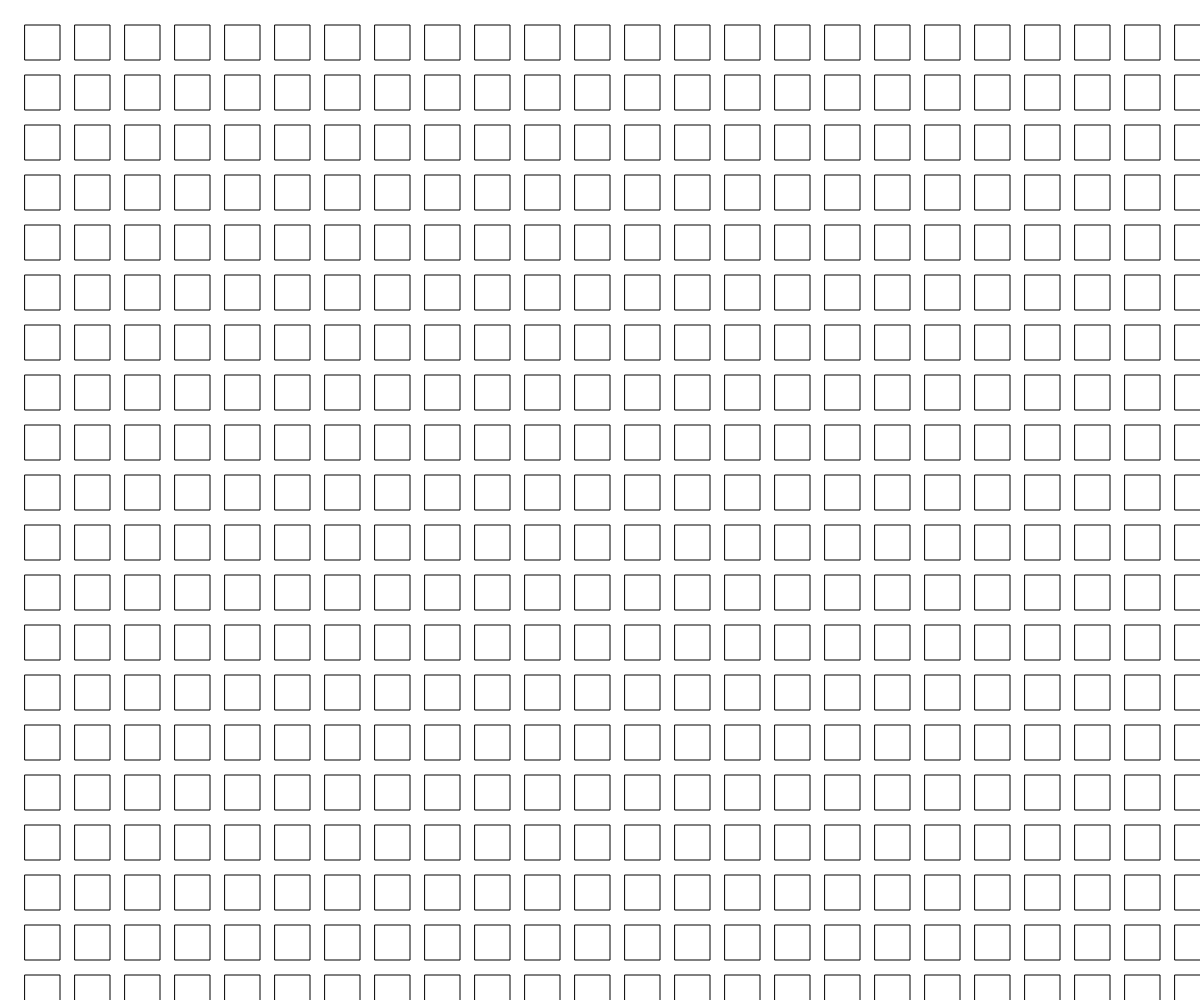
Frame 1 (no input)
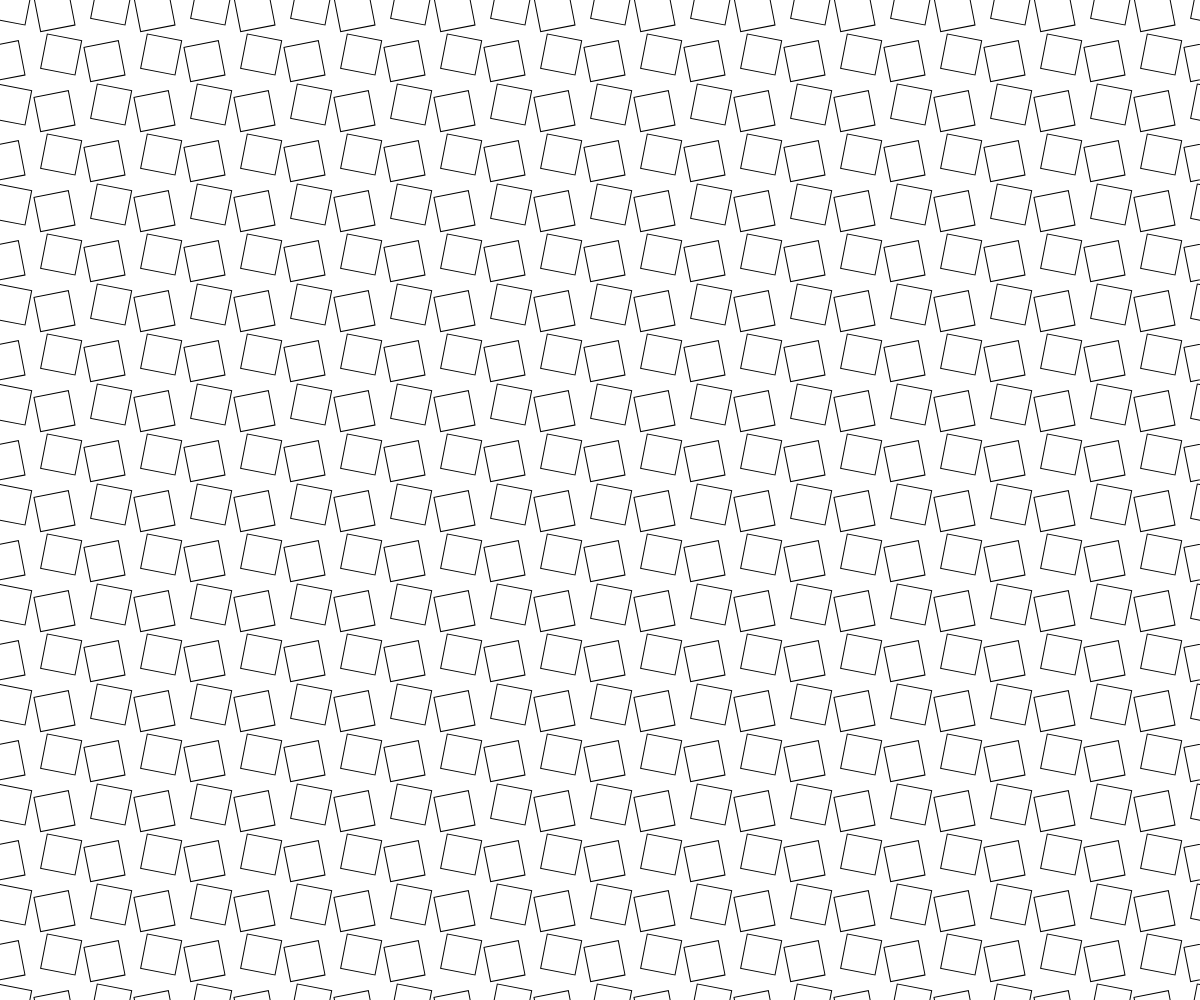
Frame 60 (no input)
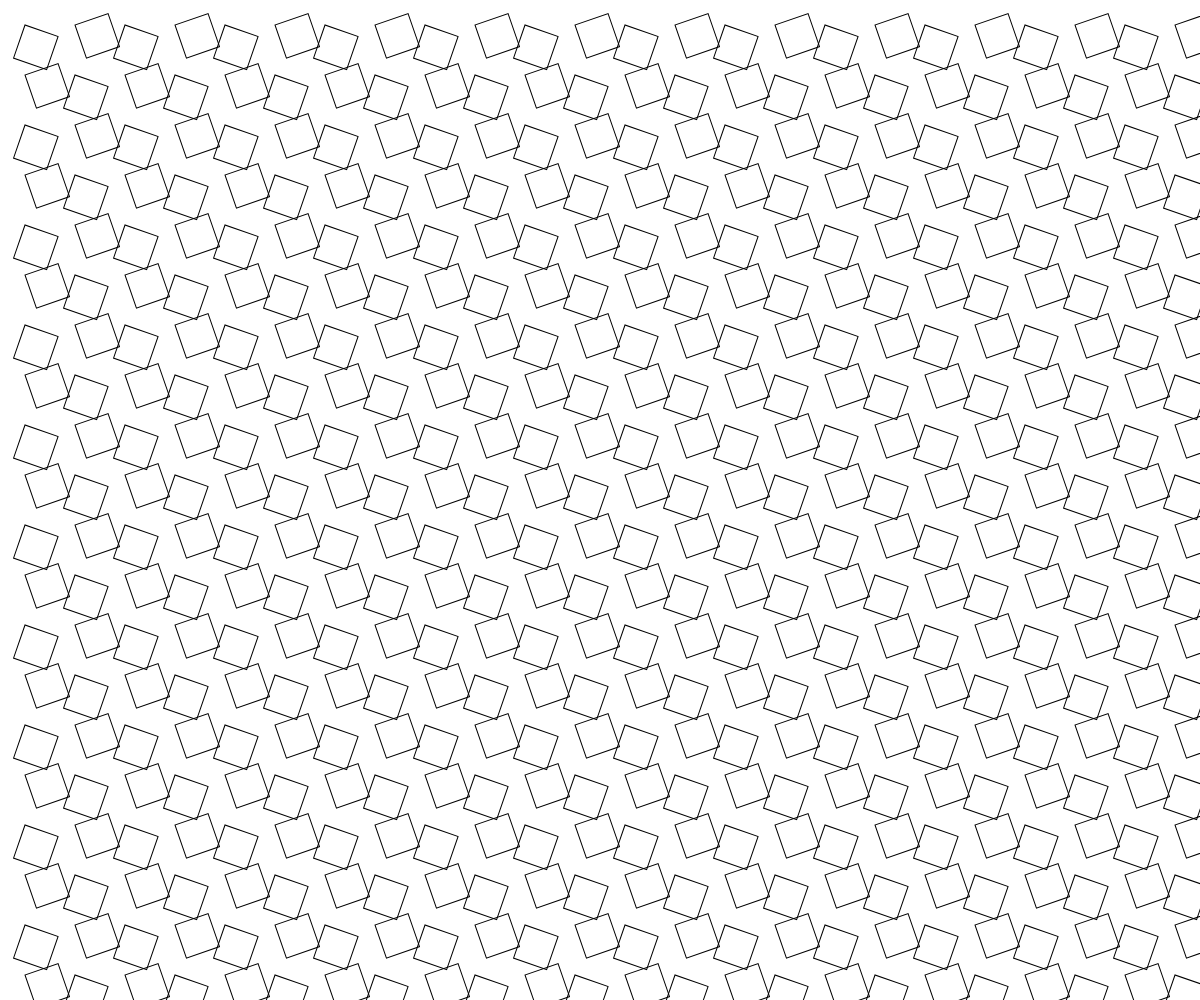
Frame 120 (the mouse pressed at the canvas centre since frame 60)

The p5.js sketch that drew these frames (run headless with seeded random() and noise() and a simulated clock; from frame 60 on, the mouse is pressed at the canvas centre):

// p5.js sketch
// ── sketch.js
var r = 0;
var columns = 0;
var rows = 0;
function setup() {
  createCanvas(windowWidth,windowHeight);
  background(255);
  //rectMode(CENTER);
  smooth();  
  noStroke();
}

function draw() {
  background(255);
  while (rows*50<=height){
  while (columns*50<=width){
    noFill();
    stroke(0);
      push();
      translate(columns*50+25,rows*50+25);
      if((columns%2==1&&rows%2==0)||(columns%2==0&&rows%2==1)){
      rotate(r);
      } else {
        rotate(-r);
      }
      rect(0,0,35,35);
      pop();
    columns++;
  }
  columns = 0;
  rows++;
  }
  rows=0;
  r+=0.05;
}
